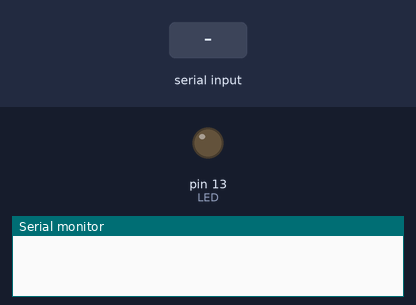
Simulated run of this sketch. Board: Arduino Uno, built with avr-gcc and run on an emulated ATmega328P. Parts: output pins drawn as LEDs (lit = HIGH), the last lines printed to the serial monitor. The inputs (shaded band) are chosen by the test bench.

Above: at 1.2 s.
1.3 s: "b" received over Serial
At 2.5 s:
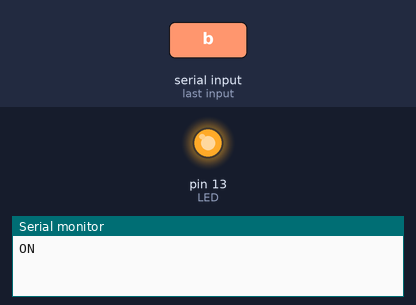
2.8 s: "a" received over Serial
At 3.6 s:
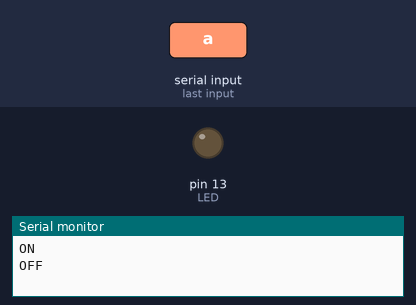
Timing chart, 0 to 5.8 s (numbered marks = the images above; inputs shaded):
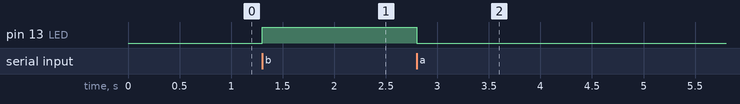

The sketch:

escribir_serial.ino
```cpp
int const LED = 13;
int option;

void setup() {
  Serial.begin(9600);
  pinMode(LED, OUTPUT);
}

void loop() {
  if (Serial.available() > 0) {
    option = Serial.read();

    if (option == 'a') {
      digitalWrite(LED, LOW);
      Serial.println("OFF");
    }

    if (option == 'b') {
      digitalWrite(LED, HIGH);
      Serial.println("ON");
    }
  }
}
```

Measured:
- after the input at 1.3 s, pin 13 (LED): LOW → HIGH at once
- after the input at 2.8 s, pin 13 (LED): HIGH → LOW at once
